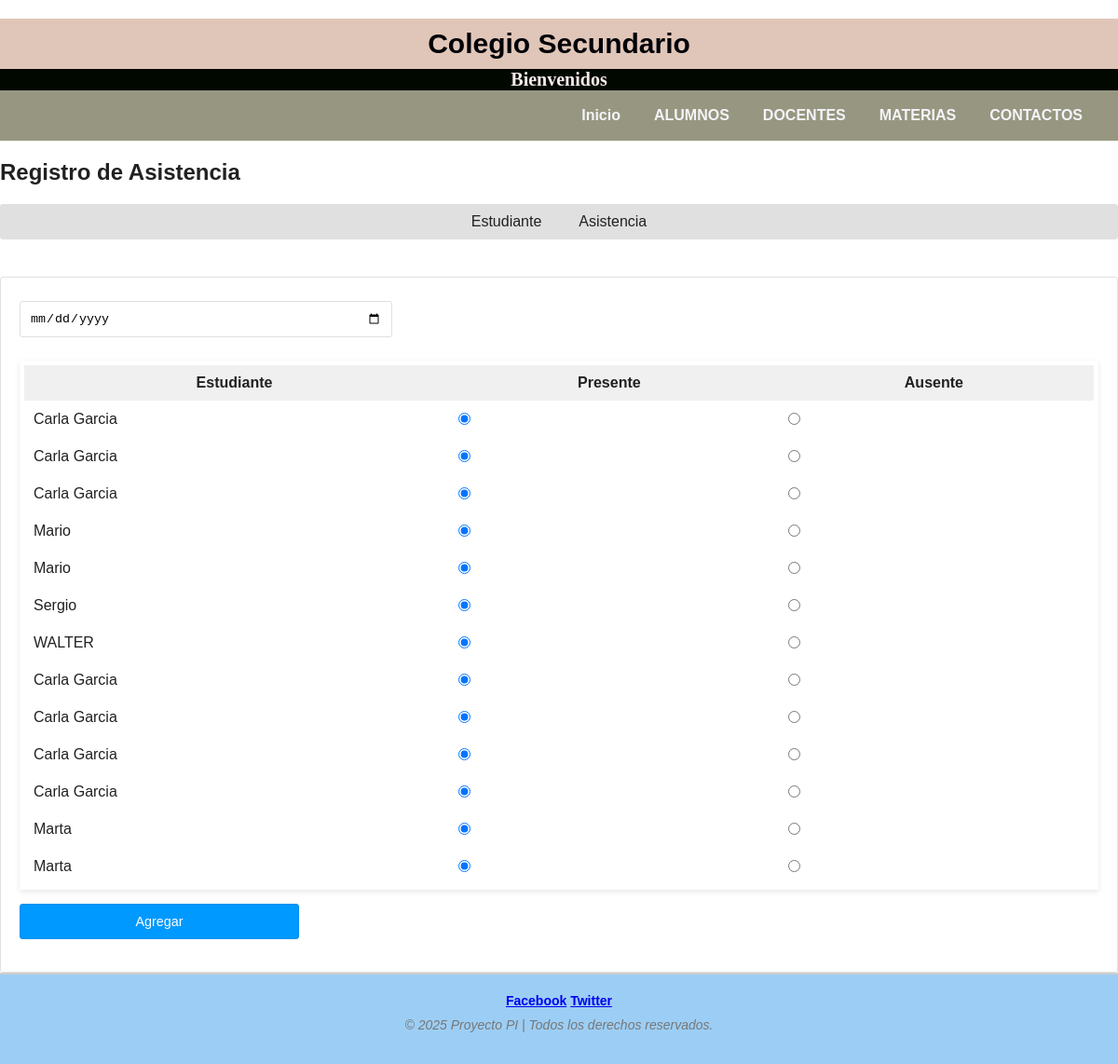
Page /mainfile/Alumnos.php?action=attendance-add on the committed database.
### tables this page shows
CREATE TABLE `tbl_estudiante` (
  `id` int(11) NOT NULL,
  `nombres` varchar(55) NOT NULL,
  `fecha_estudiante` date NOT NULL,
  `clase` varchar(55) NOT NULL,
  `id_materia` int(11) NOT NULL
);

### Modelo/DBController.php (called while the page is built, shortened)
<?php
class DBController {
    private $host = "localhost";
    private $user = "root";
    private $password = "";
    private $database = "c";
    private $conn;
    function __construct() {
        $this->conn = $this->connectDB();
    }
    public function connectDB() {
        return mysqli_connect($this->host, $this->user, $this->password, $this->database);
    }
    public function runBaseQuery($query) {
        $result = $this->conn->query($query);
        $resultset = [];
        if ($result && $result->num_rows > 0) {
            while ($row = $result->fetch_assoc()) {
                $resultset[] = $row;
            }
        }
        return $resultset;
    }
}
?>

### Modelo/Student.php (called while the page is built, shortened)
<?php
require_once ("../Modelo/DBController.php");
class Student
{
    private $db_handle;
    function __construct() {
        $this->db_handle = new DBController();
    }
    function getAllStudent() {
        $sql = "SELECT * FROM tbl_estudiante ORDER BY id";
        $result = $this->db_handle->runBaseQuery($sql);
        return $result;
    }
}
?>

### mainfile/attendance-add.php (the view, shortened to what this page needs)
<?php require_once "header.php"; ?>
<form name="frmAdd" method="post" action="" id="frmAdd"
    onSubmit="return validate();">
    <div>
        <input type="date" name="attendance_date" id="attendance_date" class="demoInputBox"> <span id="attendance_date-info" class="info"></span>
    </div>
    <div id="toys-grid">
        <table cellpadding="10" cellspacing="1">
            <thead>
                <tr>
                    <th><strong>Estudiante</strong></th>
                    <th><strong>Presente</strong></th>
                    <th><strong>Ausente</strong></th>
                </tr>
            </thead>
            <tbody>
                    <?php
            if (! empty($studentResult)) {
                foreach ($studentResult as $k => $v) {
            ?>
          <tr>
                    <td><input type="hidden"
            <?php echo $studentResult[$k]["nombres"]; ?></td>
                    <td><input type="radio" name="attendance-<?php echo $studentResult[$k]["id"]; ?>" value="present" checked /></td>
                    <td><input type="radio" name="attendance-<?php echo $studentResult[$k]["id"]; ?>" value="absent" /></td>
                </tr>
                    <?php
                        }
                    }
                    ?>
        </table>
    </div>
   <div>
        <input type="submit" name="add" id="btnSubmit" value="Agregar" />
    </div>
</form>
</body>
</html>

### mainfile/css/estilos_de_contenido.css (style rules this page uses)
body { margin: 0; padding: 0; min-height: 100vh; width: 100%; }
table { width: 100%; border: 5px solid white; background-color: #eedbdb; box-shadow: 0 2px 6px rgba(0, 0, 0, 0.1); }

### mainfile/css/style.css (style rules this page uses)
body { width: 100%; font-family: Arial, sans-serif; color: #212121; margin: 0; padding: 0; }
#toys-grid { margin-bottom: 30px; width: 100%; }
#toys-grid table { width: 100%; background-color: #F0F0F0; border-collapse: collapse; }
#toys-grid table td { background-color: #FFFFFF; padding: 10px; }
.demoInputBox { padding: 10px; border: 1px solid #E0E0E0; border-radius: 3px; width: 100%; max-width: 400px; margin: 5px 0 10px 0; box-sizing: border-box; }
#frmAdd { border: 1px solid #E0E0E0; padding: 20px; border-radius: 3px; width: 100%; max-width: 100%; box-sizing: border-box; }
#frmAdd div { margin-bottom: 15px; }
#btnAddAction, #btnSubmit { padding: 10px 20px; border-radius: 3px; cursor: pointer; display: block; width: 100%; max-width: 300px; margin-bottom: 10px; box-sizing: border-box; }
#btnSubmit { background: #09F; border: 1px solid #048eec; color: #FFF; font-size: 0.9em; }
.info { font-size: 0.8em; color: #FF6600; letter-spacing: 2px; padding-left: 5px; }

### rows in the picture
tbl_estudiante: nombres "Carla Garcia"
tbl_estudiante: nombres "Carla Garcia"
tbl_estudiante: nombres "Carla Garcia"
tbl_estudiante: nombres "Mario"
tbl_estudiante: nombres "Mario"
tbl_estudiante: nombres "Sergio"
tbl_estudiante: nombres "WALTER"
tbl_estudiante: nombres "Carla Garcia"
tbl_estudiante: nombres "Carla Garcia"
tbl_estudiante: nombres "Carla Garcia"
tbl_estudiante: nombres "Carla Garcia"
tbl_estudiante: nombres "Marta"
tbl_estudiante: nombres "Marta"

### other values in the picture
$nombre_sitio "Colegio Secundario"
$nombre_secundario "Bienvenidos"
